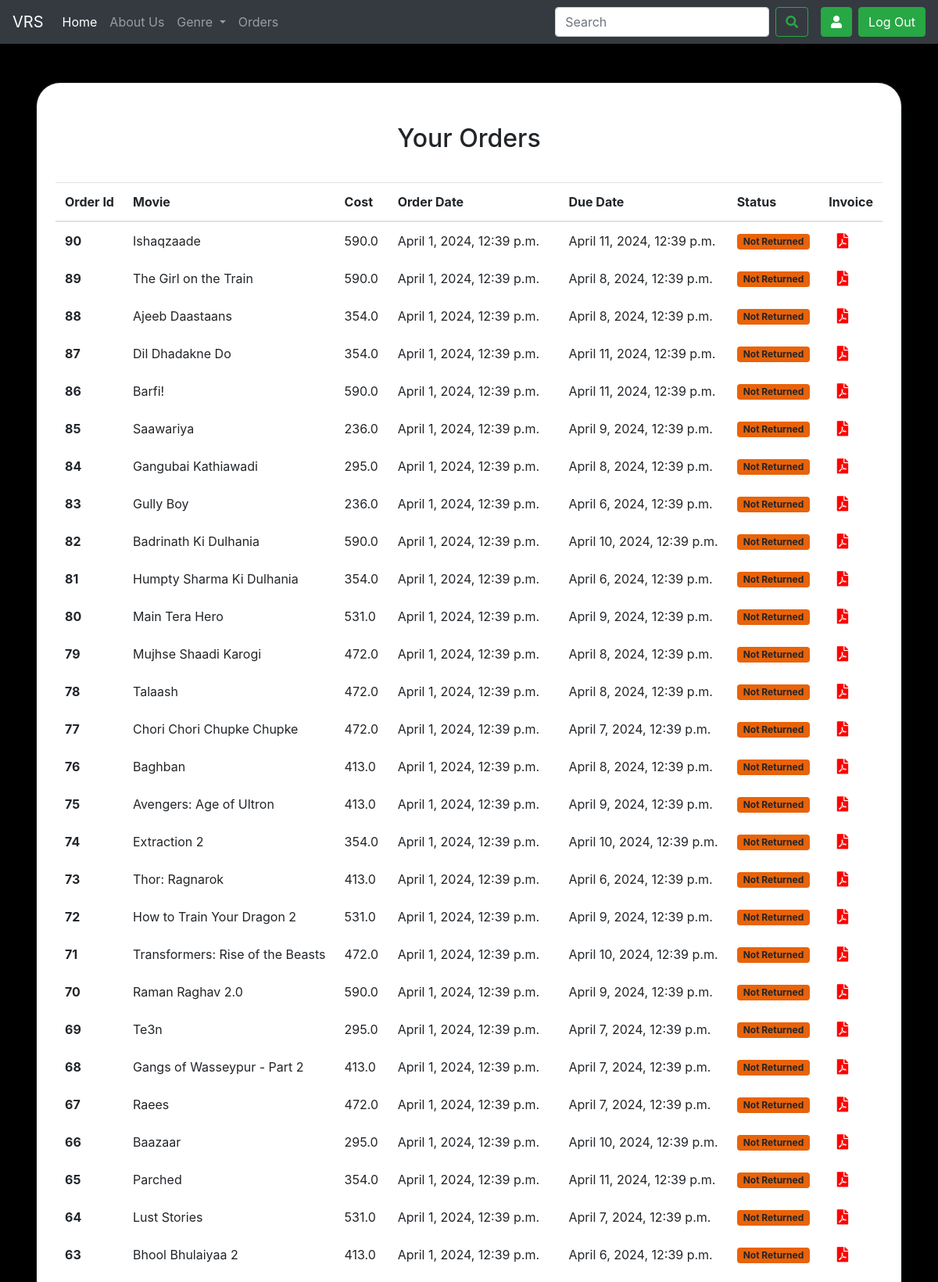
The app's page /orders/ (signed in, upper part) with its own data.
### home/models.py (models this page shows, shortened)
class Order(models.Model):
    order_id = models.AutoField(primary_key=True)
    order_date = models.DateTimeField(auto_now_add=True)
    user = models.ForeignKey(User, on_delete=models.CASCADE)
    movie = models.ForeignKey(Movie, on_delete=models.CASCADE, default=None)
    total_price = models.FloatField(default=0)
    isrented = models.BooleanField(default=True)
    status = models.CharField(max_length=100,choices=[('Not Returned','Not Returned'),('Sold','Sold'),('Overdue','Overdue'), ('Returned','Returned')],default='Not Returned')
    due_date = models.DateTimeField(blank = True, null = True)
    invoice_id = models.IntegerField(default=0)

class Movie(models.Model):
    id = models.AutoField(primary_key=True)
    title = models.CharField(max_length=100)
    desc = models.CharField(max_length=1000)
    img = models.ImageField(upload_to='movies/thumbnails', blank=True, null=True)
    img_url = models.CharField(max_length=1000, default='')
    backdrop_url = models.CharField(max_length=1000, default='')
    release_year = models.DateField(null = True)
    genre = models.CharField(max_length=100,choices=[('Action','Action'),('Comedy','Comedy'),('Drama','Drama'),('Horror','Horror'),('Romance','Romance'),('Thriller','Thriller')])
    cast = models.CharField(max_length=500)
    director = models.CharField(max_length=100)
    rating = models.FloatField()
    certification = models.CharField(max_length=10,choices=[('U','U'),('U/A','U/A'),('A','A')])
    rent_price = models.FloatField()
    buy_price = models.FloatField()
    rent_duration = models.IntegerField()
    runtime = models.DurationField(("Duration"), default=timedelta(0))
    total_quantity = models.IntegerField(default=10)
    available_quantity = models.IntegerField(default=10)
    def __str__(self):
        return self.title

### home/views.py (the view)
# urls.py: path("orders/",views.orders,name='orders'),
def orders(request):
    updatestatus()
    orders = Order.objects.filter(user=request.user)
    orders = sorted(orders, key=lambda x: x.order_id, reverse=True)
    params = {'orders':orders}
    return render(request,'orders.html',params)

### home/views.py (called while the page is built)
def updatestatus():
    orders = Order.objects.all()
    for order in orders:
        if order.status == 'Not Returned' and order.due_date < timezone.now():
            order.status = 'Overdue'
            order.save()

### templates/orders.html (shortened to what this page needs)
{% extends "base.html" %}
{% block body %}
<body class="god">
<section class="vh-100 gradient-custom-2">
    <div class="container py-5 h-100">
      <div class="row d-flex justify-content-center align-items-center h-100">
        <div class="col-md-12 col-xl-12">
          <div class="card mask-custom">
            <div class="card-body p-4 text-black">
              <div class="text-center pt-1 pb-2">
                <h2 class="my-4">Your Orders</h2>
              </div>
              <table class="table text-black mb-0" >
                <thead>
                  <tr>
                    <th scope="col">Order Id</th>
                    <th scope="col">Movie</th>
                    <th scope="col">Cost</th>
                    <th scope="col">Order Date</th>
                    <th scope="col">Due Date</th>
                    <th scope="col">Status</th>
                    <th scope="col">Invoice</th>
                </thead>
                <div  style = " margin: 5px; border-radius: 10px;">
                  {% for order in orders %}
                </tr>
                <tr class="fw-normal ">
                  <th class="border-0 align-middle">
                    <span class="ms-2 text-black">{{order.order_id}}</span>
                  </th>
                  <td class="border-0 align-middle">{{order.movie}}</td>
                  <td class="border-0 align-middle">{{order.total_price}}</td>
                  <td class="border-0 align-middle">{{order.order_date}}</td>
                  <td class="border-0 align-middle">{{order.due_date}}</td>
                  <td class="border-0 align-middle">
                    {% if order.status == "Returned" %}
                    <h6 class="mb-0"><span class="badge bg-success"> {{order.status}}</span></h6>
                    {% elif order.status == "Not Returned" %}
                    <h6 class="mb-0"><span class="badge py-1 px-2" style ="background-color: #e8630a"> {{order.status}}</span></h6>
                    {% elif order.status == "Sold" %}
                    <h6 class="mb-0"><span class="badge bg-primary"> Bought</span></h6>
                    {% else %}
                    <h6 class="mb-0"><span class="badge py-1 px-2" style ="background-color: #ff0022"> {{order.status}}</span></h6>
                    {% endif %}
                  </td>
                  <td class="border-0 align-middle pl-4"><a href="/pdf/{{order.invoice_id}}" ><i class="fas fa-file-pdf" style="scale:1.2;"></i></a></td>
                {% endfor %}
            </div>
              </table>
            </div>
          </div>
        </div>
      </div>
    </div>
  </section>
<body>
{% endblock body %}

### templates/base.html (style rules this page uses)
.body { background-color: black; }

### templates/orders.html (style rules this page uses)
a { color:red; }
.mask-custom { background: rgba(255,255, 255, 1); border-radius: 2em; backdrop-filter: blur(25px); border: 2px solid rgba(255, 255, 255, 0.05); background-clip: padding-box; box-shadow: 10px 10px 10px rgba(46, 54, 68, 0.03); }

### records on screen
Order: order_id "90", movie "Ishaqzaade", total_price "590.0", order_date "April 1, 2024, 12:39 p.m.", due_date "April 11, 2024, 12:39 p.m.", status "Not Returned"
Order: order_id "89", movie "The Girl on the Train", total_price "590.0", order_date "April 1, 2024, 12:39 p.m.", due_date "April 8, 2024, 12:39 p.m.", status "Not Returned"
Order: order_id "88", movie "Ajeeb Daastaans", total_price "354.0", order_date "April 1, 2024, 12:39 p.m.", due_date "April 8, 2024, 12:39 p.m.", status "Not Returned"
Order: order_id "87", movie "Dil Dhadakne Do", total_price "354.0", order_date "April 1, 2024, 12:39 p.m.", due_date "April 11, 2024, 12:39 p.m.", status "Not Returned"
Order: order_id "86", movie "Barfi!", total_price "590.0", order_date "April 1, 2024, 12:39 p.m.", due_date "April 11, 2024, 12:39 p.m.", status "Not Returned"
Order: order_id "85", movie "Saawariya", total_price "236.0", order_date "April 1, 2024, 12:39 p.m.", due_date "April 9, 2024, 12:39 p.m.", status "Not Returned"
Order: order_id "84", movie "Gangubai Kathiawadi", total_price "295.0", order_date "April 1, 2024, 12:39 p.m.", due_date "April 8, 2024, 12:39 p.m.", status "Not Returned"
Order: order_id "83", movie "Gully Boy", total_price "236.0", order_date "April 1, 2024, 12:39 p.m.", due_date "April 6, 2024, 12:39 p.m.", status "Not Returned"
Order: order_id "82", movie "Badrinath Ki Dulhania", total_price "590.0", order_date "April 1, 2024, 12:39 p.m.", due_date "April 10, 2024, 12:39 p.m.", status "Not Returned"
Order: order_id "81", movie "Humpty Sharma Ki Dulhania", total_price "354.0", order_date "April 1, 2024, 12:39 p.m.", due_date "April 6, 2024, 12:39 p.m.", status "Not Returned"
Order: order_id "80", movie "Main Tera Hero", total_price "531.0", order_date "April 1, 2024, 12:39 p.m.", due_date "April 9, 2024, 12:39 p.m.", status "Not Returned"
Order: order_id "79", movie "Mujhse Shaadi Karogi", total_price "472.0", order_date "April 1, 2024, 12:39 p.m.", due_date "April 8, 2024, 12:39 p.m.", status "Not Returned"
Order: order_id "78", movie "Talaash", total_price "472.0", order_date "April 1, 2024, 12:39 p.m.", due_date "April 8, 2024, 12:39 p.m.", status "Not Returned"
Order: order_id "77", movie "Chori Chori Chupke Chupke", total_price "472.0", order_date "April 1, 2024, 12:39 p.m.", due_date "April 7, 2024, 12:39 p.m.", status "Not Returned"
Order: order_id "76", movie "Baghban", total_price "413.0", order_date "April 1, 2024, 12:39 p.m.", due_date "April 8, 2024, 12:39 p.m.", status "Not Returned"
Order: order_id "75", movie "Avengers: Age of Ultron", total_price "413.0", order_date "April 1, 2024, 12:39 p.m.", due_date "April 9, 2024, 12:39 p.m.", status "Not Returned"
Order: order_id "74", movie "Extraction 2", total_price "354.0", order_date "April 1, 2024, 12:39 p.m.", due_date "April 10, 2024, 12:39 p.m.", status "Not Returned"
Order: order_id "73", movie "Thor: Ragnarok", total_price "413.0", order_date "April 1, 2024, 12:39 p.m.", due_date "April 6, 2024, 12:39 p.m.", status "Not Returned"
Order: order_id "72", movie "How to Train Your Dragon 2", total_price "531.0", order_date "April 1, 2024, 12:39 p.m.", due_date "April 9, 2024, 12:39 p.m.", status "Not Returned"
Order: order_id "71", movie "Transformers: Rise of the Beasts", total_price "472.0", order_date "April 1, 2024, 12:39 p.m.", due_date "April 10, 2024, 12:39 p.m.", status "Not Returned"
Order: order_id "70", movie "Raman Raghav 2.0", total_price "590.0", order_date "April 1, 2024, 12:39 p.m.", due_date "April 9, 2024, 12:39 p.m.", status "Not Returned"
Order: order_id "69", movie "Te3n", total_price "295.0", order_date "April 1, 2024, 12:39 p.m.", due_date "April 7, 2024, 12:39 p.m.", status "Not Returned"
Order: order_id "68", movie "Gangs of Wasseypur - Part 2", total_price "413.0", order_date "April 1, 2024, 12:39 p.m.", due_date "April 7, 2024, 12:39 p.m.", status "Not Returned"
Order: order_id "67", movie "Raees", total_price "472.0", order_date "April 1, 2024, 12:39 p.m.", due_date "April 7, 2024, 12:39 p.m.", status "Not Returned"
Order: order_id "66", movie "Baazaar", total_price "295.0", order_date "April 1, 2024, 12:39 p.m.", due_date "April 10, 2024, 12:39 p.m.", status "Not Returned"
Order: order_id "65", movie "Parched", total_price "354.0", order_date "April 1, 2024, 12:39 p.m.", due_date "April 11, 2024, 12:39 p.m.", status "Not Returned"
Order: order_id "64", movie "Lust Stories", total_price "531.0", order_date "April 1, 2024, 12:39 p.m.", due_date "April 7, 2024, 12:39 p.m.", status "Not Returned"
Order: order_id "63", movie "Bhool Bhulaiyaa 2", total_price "413.0", order_date "April 1, 2024, 12:39 p.m.", due_date "April 6, 2024, 12:39 p.m.", status "Not Returned"
